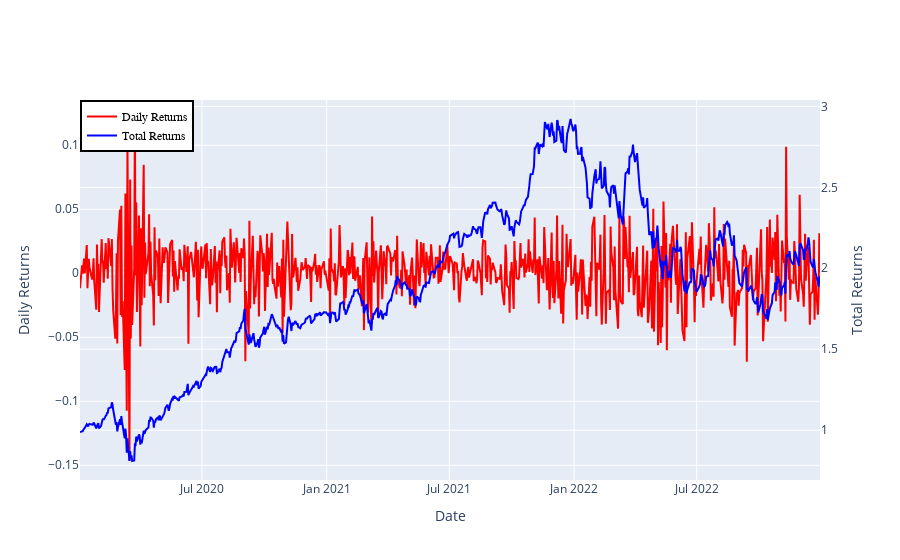

Notebook source saved alongside this figure:
### Code cell
fig = go.Figure()

# Add the daily return trace to the chart
fig.add_trace(go.Scatter(x = portfolio.index, y = portfolio, name='Daily Returns',
                         line=dict(color='red', width=2)))

# Add the total return trace to the chart
fig.add_trace(go.Scatter(x = total_return.index, y = total_return, name='Total Returns',
                         yaxis='y2',line=dict(color='blue', width=2)))

# Set the x and y axis titles
fig.update_layout(xaxis_title='Date', yaxis_title='Daily Returns', yaxis2=dict(title='Total Returns', overlaying='y',
                                                                             side='right'))
# Add a legend
fig.update_layout(legend=dict(x=0, y=1, traceorder='normal',
                     font=dict(family='sans-serif', size=12, color='black'), bgcolor='white', bordercolor='black', borderwidth=2))

fig.show()

### Figure 1 — Plotly figure (JSON) as saved in the notebook; plotly's stock layout.template omitted (floating-point values rounded to 4 significant figures; data arrays with more than 128 entries replaced by an {"elided": "..."} marker saying what was removed)
{"data": [{"line": {"color": "red", "width": 2}, "name": "Daily Returns", "type": "scatter", "x": {"elided": "755 str values"}, "y": {"elided": "755 float values"}}, {"line": {"color": "blue", "width": 2}, "name": "Total Returns", "type": "scatter", "x": {"elided": "755 str values"}, "y": {"elided": "755 float values"}, "yaxis": "y2"}], "layout": {"legend": {"bgcolor": "white", "bordercolor": "black", "borderwidth": 2, "font": {"color": "black", "family": "sans-serif", "size": 12}, "traceorder": "normal", "x": 0, "y": 1}, "xaxis": {"title": {"text": "Date"}}, "yaxis": {"title": {"text": "Daily Returns"}}, "yaxis2": {"overlaying": "y", "side": "right", "title": {"text": "Total Returns"}}}}
